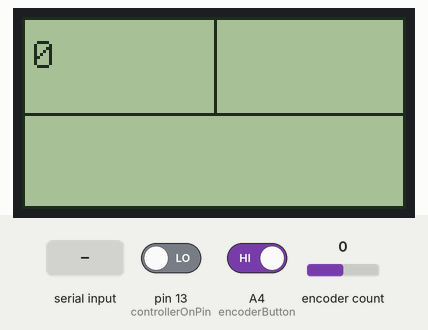
Simulated run of this program. Board: Arduino Nano, built with avr-gcc and run on an emulated ATmega328P. On the bench: 128×64 one-colour display. Inputs (shaded band) come from the test bench; at power-on: A4 (encoderButton) HIGH, pin 13 (controllerOnPin) LOW, encoder count 0. What the program prints to the serial monitor is not drawn.

Above: at 1.2 s.
1.3 s: A4 (encoderButton) driven LOW
At 2.3 s:
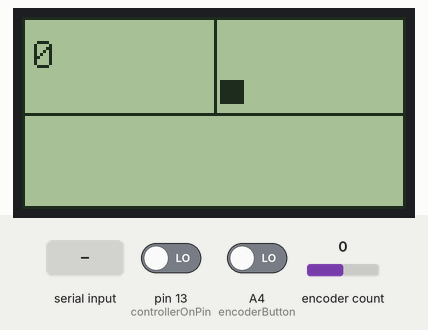
2.8 s: pin 13 (controllerOnPin) driven HIGH
At 4.0 s:
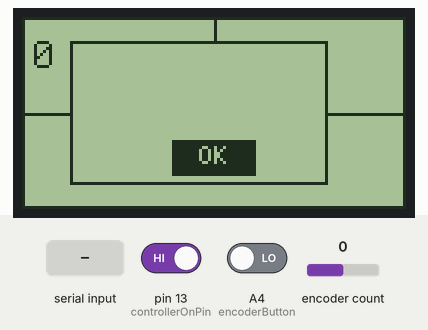
4.3 s: "1\n" received over Serial
At 4.6 s:
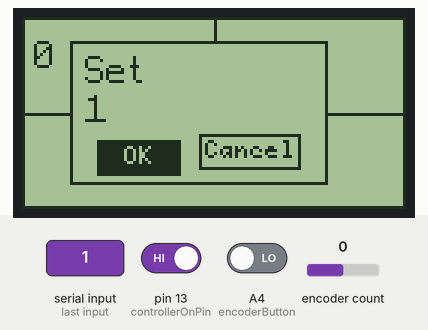
6.2 s: encoder count set to 1
At 6.7 s:
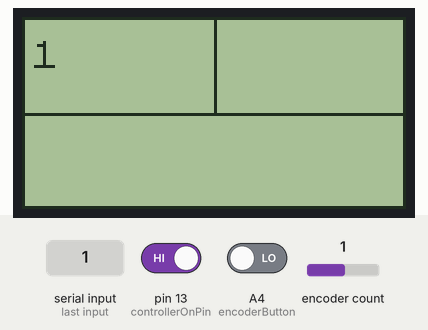
7.7 s: "0\n" received over Serial
At 8.2 s:
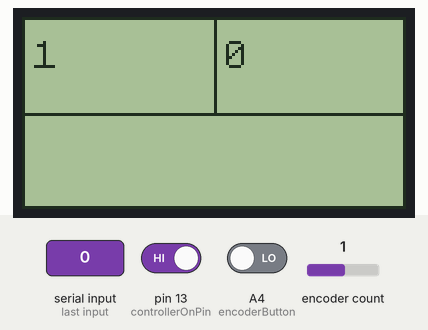
9.2 s: encoder count set to 2
At 10.7 s:
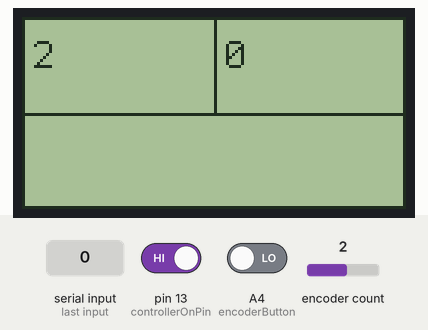
Timing chart, 0 to 11.7 s (numbered marks = the images above; inputs shaded):
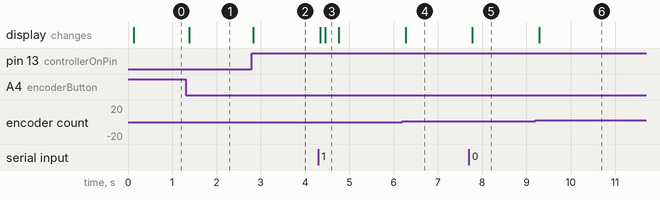

The program:

main.cpp
```cpp
#include <Arduino.h>
#include <MMS_Display.h>
#include <Encoder.h>

U8G2_ST7920_128X64_F_8080 lcd(U8G2_R0, 4, 5, 6, 7, 8, 9, 10, 11, /*enable=*/A1 /* A4 */, /*cs=*/U8X8_PIN_NONE, /*dc/rs=*/A2 /* A3 */, /*reset=*/12 /* A1 */); // Remember to set R/W to 0
MMS_Display display(lcd);

int encoderButton = A4, controllerOnPin = 13;

Encoder encoder(3, 2);
long lastVal = 1;
long value = 0;

int status = 0;
bool controllerOn = 0, controllerOnLast = 0;

bool button = true, buttonLast = true, dialogueChoice = false;
long tStart = 0;

String message = "";

char buffer[20] = {};

void setup()
{
  Serial.begin(115200);
  display.begin(TILES_2T_1B, 1);
  pinMode(controllerOnPin, INPUT);
  pinMode(encoderButton, INPUT);
}

void loop()
{

  controllerOn = digitalRead(13);

  if (controllerOn && !controllerOnLast)
  {
    // Draw dialogue window
    display.setDrawColor(0);
    display.drawBox(0, 16, 8, 86, 48);
    display.setDrawColor(1);
    display.drawFrame(0, 16, 8, 86, 48);
    display.setFont(u8g2_font_profont10_mr);
    display.drawButtonUTF8(0, 62, 47, U8G2_BTN_SHADOW1 | U8G2_BTN_INV | U8G2_BTN_HCENTER | U8G2_BTN_BW1, 24, 1, 1, "OK");
    display.setFontMode(0);

    // Set encoder to 0
    encoder.write(0);

    int tLastUpdate = millis();
    long setValue = 0;

    display.setFont(u8g2_font_profont15_mr);

    // Read encoder for input value and wait for button press
    do
    {
      controllerOn = digitalRead(controllerOnPin);

      if (millis() - tLastUpdate >= 100)
      {
        display.setDrawColor(1);

        setValue = encoder.read();
        if (setValue < 0)
        {
          encoder.write(0);
          setValue = 0;
        }
        else
        {
          setValue *= 125;
        }
        display.drawRightAlignedStr(0, 16 + 10, 8 + 20, "       ");
        display.printRightAligned(0, 16 + 10, 8 + 20, setValue);
        display.sendBuffer();

        tLastUpdate = millis();
      }
    } while (digitalRead(encoderButton) && controllerOn);

    if (!controllerOn)
    {
    }
    else if (controllerOn)
    {
      display.setFont(u8g2_font_profont10_mr);
      display.setDrawColor(0);
      display.drawBox(0, 17, 33, 66, 22);
      display.setDrawColor(1);
      display.drawButtonUTF8(0, 64, 49, U8G2_BTN_INV | U8G2_BTN_HCENTER | U8G2_BTN_BW1, 24, 1, 1, "OK");
      display.setFontMode(0);
      display.sendBuffer();
      delay(250);

      Serial.println(setValue);
      while (Serial.available() <= 0)
      {
      }
      if (Serial.available() > 0)
      {
        message = Serial.readStringUntil('\n');
        message.toCharArray(buffer, 20);
      }

      display.setDrawColor(0);
      display.drawBox(0, 16, 8, 86, 48);
      display.setDrawColor(1);
      display.drawFrame(0, 16, 8, 86, 48);
      display.setFont(u8g2_font_profont10_mr);
      display.drawButtonUTF8(0, 37, 47, U8G2_BTN_INV | U8G2_BTN_HCENTER | U8G2_BTN_BW1 | U8G2_BTN_SHADOW1, 24, 1, 1, "OK");
      display.drawButtonUTF8(0, 76, 47, U8G2_BTN_HCENTER | U8G2_BTN_BW1 | U8G2_BTN_SHADOW1, 24, 1, 1, "Cancel");
      display.setFontMode(0);
      dialogueChoice = true;
      display.setFont(u8g2_font_profont15_mr);
      display.drawStr(0, 16 + 5, 8 + 5 + 9, "Set");
      display.drawStr(0, 16 + 5, 8 + 5 + 18 + 4, buffer);

      display.sendBuffer();

      lastVal = encoder.read();
      do
      {
        delay(50);
        value = encoder.read() / 4;

        if ((value != lastVal) && value > lastVal)
        {
          display.setFont(u8g2_font_profont10_mr);
          display.setDrawColor(0);
          display.drawBox(0, 17, 35, 84, 20);
          display.setDrawColor(1);
          display.drawButtonUTF8(0, 37, 47, U8G2_BTN_HCENTER | U8G2_BTN_BW1 | U8G2_BTN_SHADOW1, 24, 1, 1, "OK");
          display.drawButtonUTF8(0, 76, 47, U8G2_BTN_INV | U8G2_BTN_HCENTER | U8G2_BTN_BW1 | U8G2_BTN_SHADOW1, 24, 1, 1, "Cancel");
          display.setFontMode(0);
          dialogueChoice = false;
        }
        else if ((value != lastVal) && value < lastVal)
        {
          display.setFont(u8g2_font_profont10_mr);
          display.setDrawColor(0);
          display.drawBox(0, 17, 35, 84, 20);
          display.setDrawColor(1);
          display.drawButtonUTF8(0, 37, 47, U8G2_BTN_INV | U8G2_BTN_HCENTER | U8G2_BTN_BW1 | U8G2_BTN_SHADOW1, 24, 1, 1, "OK");
          display.drawButtonUTF8(0, 76, 47, U8G2_BTN_HCENTER | U8G2_BTN_BW1 | U8G2_BTN_SHADOW1, 24, 1, 1, "Cancel");
          display.setFontMode(0);
          dialogueChoice = true;
        }
        lastVal = value;
        if (millis() - tLastUpdate > 100)
        {
          display.sendBuffer();
          tLastUpdate = millis();
        }
      } while (digitalRead(encoderButton) && controllerOn);

      if (dialogueChoice)
      {
        display.setFont(u8g2_font_profont10_mr);
        display.setDrawColor(0);
        display.drawBox(0, 17, 35, 84, 20);
        display.setDrawColor(1);
        display.drawButtonUTF8(0, 39, 49, U8G2_BTN_INV | U8G2_BTN_HCENTER | U8G2_BTN_BW1, 24, 1, 1, "OK");
        display.drawButtonUTF8(0, 76, 47, U8G2_BTN_HCENTER | U8G2_BTN_BW1 | U8G2_BTN_SHADOW1, 24, 1, 1, "Cancel");
        display.setFontMode(0);
        dialogueChoice = true;
      }
      else
      {
        display.setFont(u8g2_font_profont10_mr);
        display.setDrawColor(0);
        display.drawBox(0, 17, 35, 84, 20);
        display.setDrawColor(1);
        display.drawButtonUTF8(0, 39, 47, U8G2_BTN_HCENTER | U8G2_BTN_BW1 | U8G2_BTN_SHADOW1, 24, 1, 1, "OK");
        display.drawButtonUTF8(0, 78, 49, U8G2_BTN_INV | U8G2_BTN_HCENTER | U8G2_BTN_BW1, 24, 1, 1, "Cancel");
        display.setFontMode(0);
        dialogueChoice = false;
      }
    }

    display.sendBuffer();
    delay(250);

    display.clearDisplay();
  }
  controllerOnLast = controllerOn;

  value = encoder.read() / 4;

  if (value != lastVal)
  {

    display.setDrawColor(1);
    display.setFont(u8g2_font_profont15_mr);
    display.drawStr(1, 3, 16, "       ");

    display.setCursor(1, 3, 16);
    display.print(value);
    lastVal = value;
  }

  button = digitalRead(A4);

  if ((button != buttonLast) && !button)
  {
    display.setDrawColor(2);

    display.drawBox(2, 1, 20, 8, 8);

    Serial.println(value);

    encoder.write(0);

    display.setDrawColor(1);
  }
  buttonLast = button;

  if (Serial.available() > 0)
  {
    while (Serial.available() > 0)
    {
      message = Serial.readStringUntil('\n');
      message.toCharArray(buffer, 20);
      display.drawStr(2, 3, 16, buffer);
    }

    do
    {
      Serial.read();
    } while (Serial.available());
  }

  if (millis() - tStart >= 100)
  {
    display.setDrawColor(1);
    display.drawTiles();
    display.sendBuffer();
    tStart = millis();
  }
}

void dialogueWindowSingle()
{
}

void dialogueWindowDouble()
{

}
```

Measured:
- after the input at 1.3 s, the display: changes after 0.08 s (image 1)
- after the input at 2.8 s, the display: changes at once (image 2)
- after the input at 4.3 s, the display: first changes after 0.05 s (image 3 shows a later state)
- after the input at 6.2 s, the display: changes after 0.07 s (image 4)
- after the input at 7.7 s, the display: changes after 0.08 s (image 5)
- after the input at 9.2 s, the display: changes after 0.08 s (image 6)
